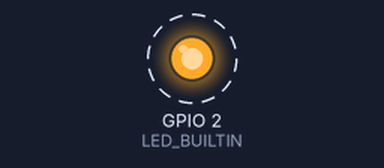
Recording of a sketch running on a simulated ESP32. On the bench: output pins drawn as LEDs (lit = HIGH). Dashed ring = blinking. What the sketch prints to the serial monitor is not drawn.

Above: at 0.5 s.
Timing chart, 0 to 4.6 s (numbered marks = the images above):
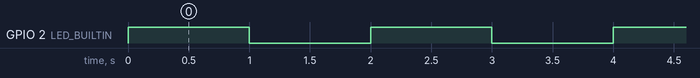

Measured:
- by itself, GPIO 2 (LED_BUILTIN): alternates HIGH for 1.0 s and LOW for 1.0 s

The sketch:

01_09_2020_FreeRTOS_Dual_Core.ino
```cpp
#ifndef LED_BUILTIN
#define LED_BUILTIN 2
#endif
TaskHandle_t TaskBlink;
void Blink(void *pvParameters);
void setup() {
  // put your setup code here, to run once:
  Serial.begin(115200);
  //Set up task 1 to run on core 0
  xTaskCreatePinnedToCore(
    Blink,
    "TaskBlink",
    10000,
    NULL,
    2,
    &TaskBlink,
    0);
}

void loop() {
  // put your main code here, to run repeatedly:
  //Serial.println(millis());
}

void Blink(void *pvparameters) {
  pinMode(LED_BUILTIN, OUTPUT);


  for (;;) {
    Serial.print("Blink running on core ");
    Serial.println(xPortGetCoreID());
    digitalWrite(LED_BUILTIN, HIGH);
    vTaskDelay(1000);
    digitalWrite(LED_BUILTIN, LOW);
    vTaskDelay(1000);
  }
}
```
